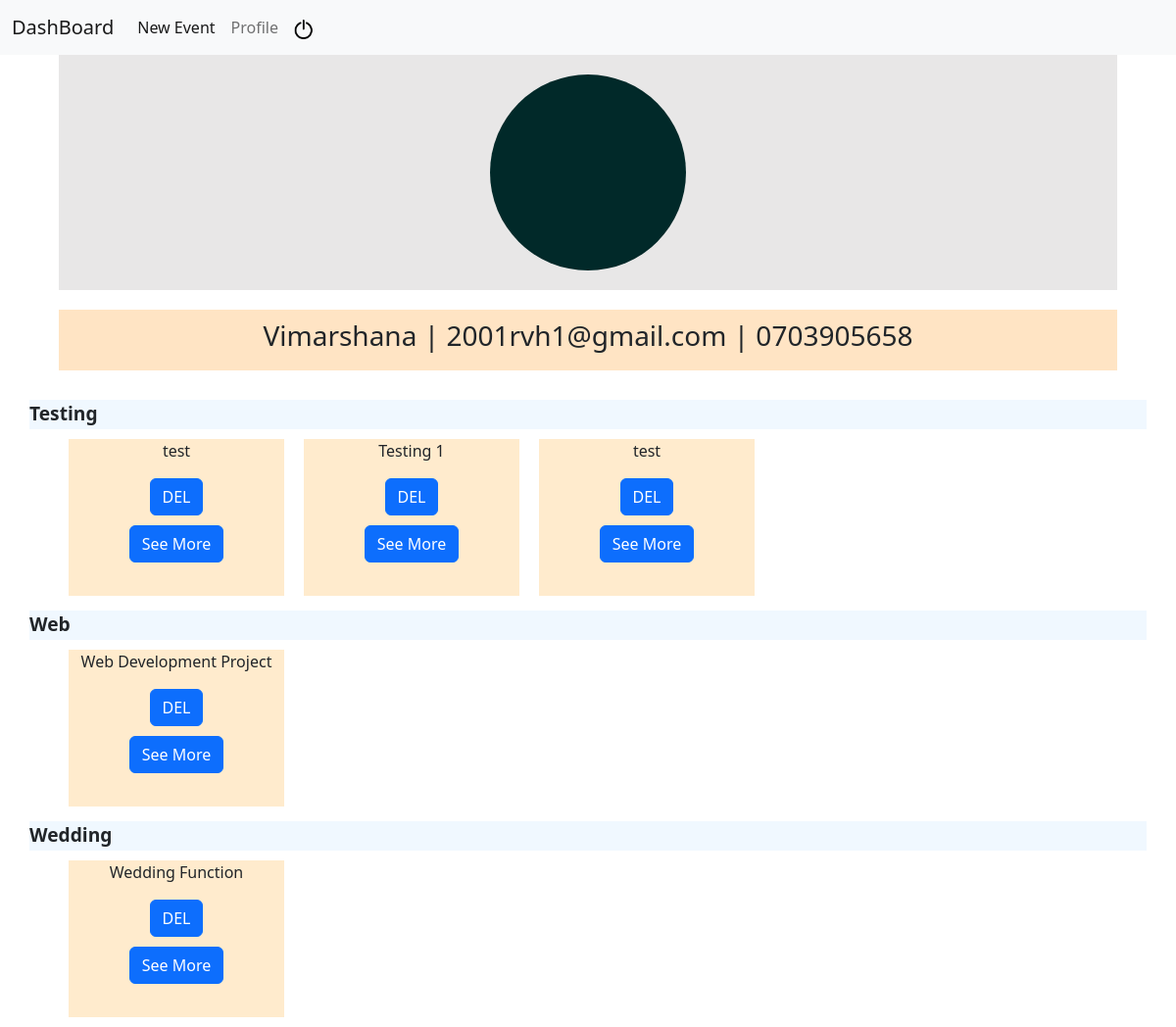
The page /profile (signed in) on the database as committed earlier.
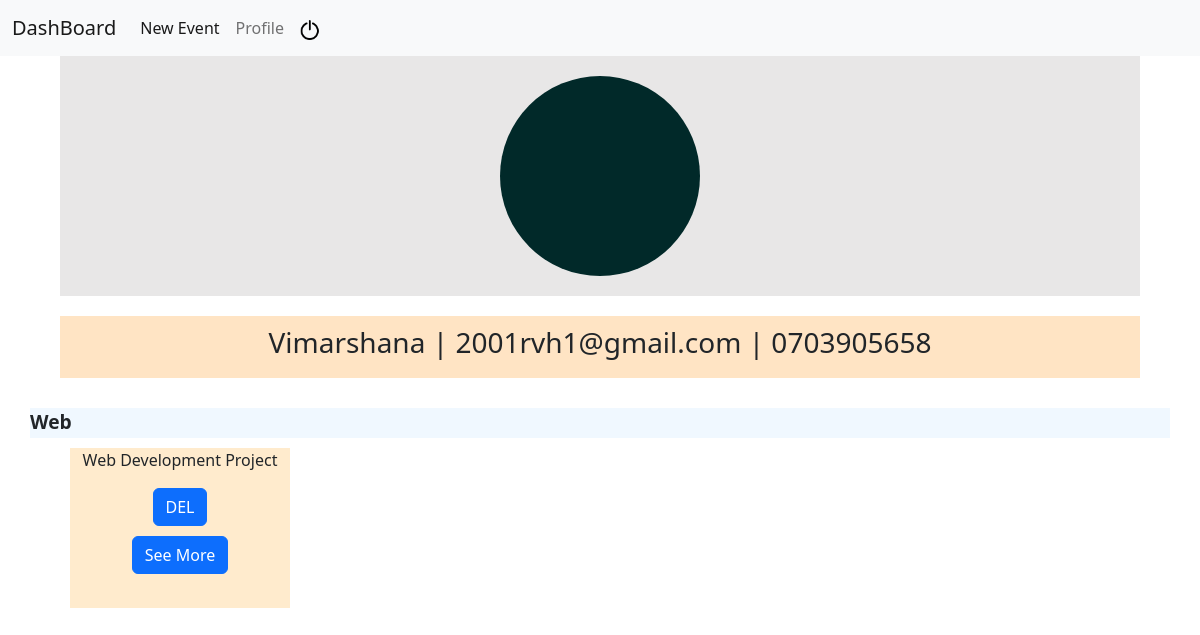
The same page on the database as committed later.
### tables this page shows
CREATE TABLE events(name TEXT NOT NULL, catagory TEXT NOT NULL, starting_date DATE NOT NULL, ending_date DATE NOT NULL, description TEXT, id INTEGER PRIMARY KEY NOT NULL, user_id INTEGER);

### app.py (the view)
@app.route("/profile", methods=["POST", "GET"])
@login_required
def profile():
    if request.method == "POST":
        button = request.form.get("name")
        project_id = request.form.get("id")
        if button == "DEL":
            db.execute("DELETE FROM events WHERE id=?", int(project_id))
            db.execute("DELETE FROM budget_income WHERE project_id=?", int(project_id))
            db.execute("DELETE FROM budget_expenditure WHERE project_id=?", int(project_id))
        return redirect("/profile")
    else:
        user = db.execute("SELECT user_name, email, contact_no FROM users WHERE id=?", int(session["user_id"]))
        catagories = db.execute("SELECT catagory FROM events WHERE user_id=?",int(session["user_id"]))
        list_catagory = []
        for line in catagories:
            list_catagory.append(line["catagory"].title())
        projects = db.execute("SELECT catagory, starting_date, ending_date, description, id, name FROM events WHERE user_id=?",session["user_id"])
        return render_template("profile.html", catagories=sorted(set(list_catagory)), projects=projects, user=user)

### app.py (called while the page is built)
@app.after_request
def after_request(response):
    response.headers["Cache-Control"] = "no-cache, no-store, must-revalidate"
    response.headers["Expires"] = 0
    response.headers["Pragma"] = "no-cache"
    return response

### helper.py (called while the page is built)
def login_required(f):
    @wraps(f)
    def decorated_function(*args, **kwargs):
        if session.get("user_id") is None:
            return redirect("/login")
        return f(*args, **kwargs)
    return decorated_function

### templates/profile.html (shortened to what this page needs)
{% extends "layout.html" %}
{% block head %}
    <link rel="stylesheet" href="static/style/profile.css">
{% endblock %}
{% block main %}
    <div class="details">
        <div class="profile_pic">
            <div id="image_holder">
            </div>
        </div>
        <div class="user_name">
            <h3>{{ user[0]["user_name"].title() }} | {{ user[0]["email"] }} | {{ user[0]["contact_no"] }}</h3>
        </div>
    </div>
    {% for catagory in catagories %}
    <div class="section">
        {{ catagory }}
    </div>
    <div class="p_container">
        {% for project in projects %}
            {% if project["catagory"].title() == catagory %}
                <div class="p_details">
                    <div>
                        <p">
                            {{ project["name"] }}
                    </div>
                    <form action="/profile" method="post">
                        <input class="btn btn-primary" name="name" type="submit" value="DEL">
                    </form>
                    <div class="submit" style="margin-top: 10px; margin-bottom: 10px;">
                        <a href='/event?id={{ project["id"] }}' class="btn btn-primary">See More</a>
                    </div>
                </div>
            {% endif %}
        {% endfor %}
    </div>
    {% endfor %}
{% endblock %}

Rows that differ between the two databases and show on the page:
removed events: name "test", shown under "Testing"
removed events: name "Testing 1", shown under "Testing"
removed events: name "test", shown under "Testing"
removed events: name "Wedding Function", shown under "Wedding"
Other text that changed with them:
list line gone: "Testing"
list line gone: "Wedding"
